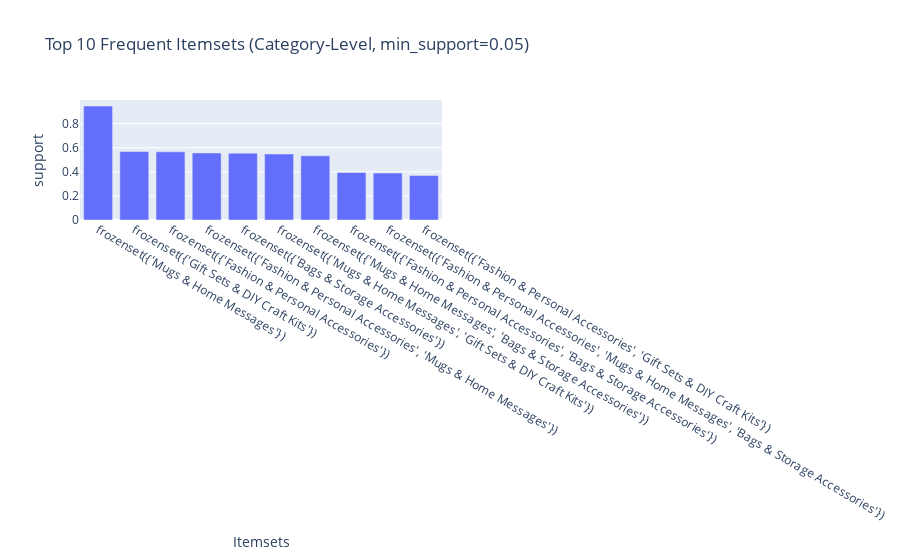
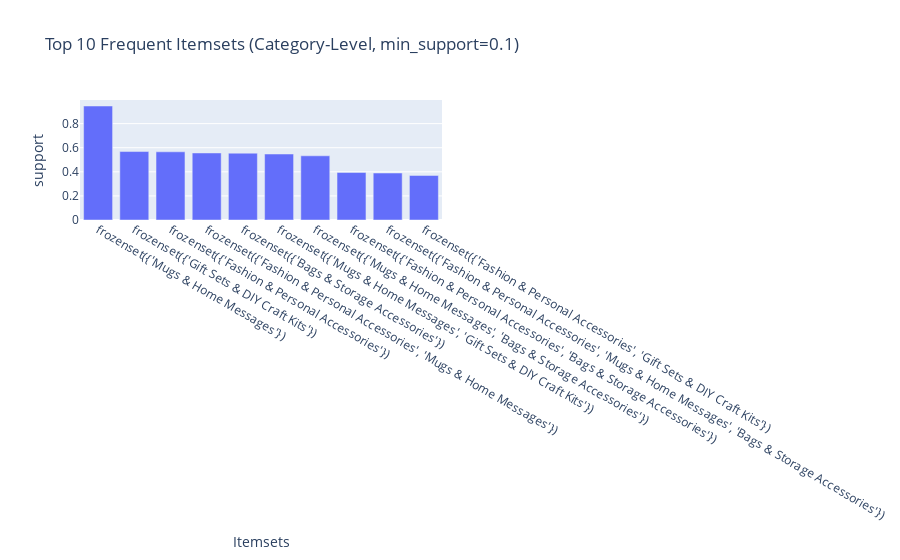

Notebook code for these charts, in order:
### Markdown cell above
###  Interpretation: Top 10 Frequent Itemsets (Item-Level)

1. **Most Frequent Items**
- **WHITE HANGING HEART T-LIGHT HOLDER** appears in ~10.6% of transactions → very popular home décor item.  
- **REGENCY CAKESTAND 3 TIER** appears in ~9.2% of transactions → popular for baking or gifts.  
- **JUMBO BAG RED RETROSPOT** appears in ~8.6% of transactions → commonly purchased for carrying items.  
- Other frequent items include **PARTY BUNTING**, **ASSORTED COLOUR BIRD ORNAMENT**, **LUNCH BAG RED RETROSPOT**, **SET OF 3 CAKE TINS**, and **PACK OF 72 RETROSPOT CAKE CASES**.

2. **Support Comparison**
- At **min_support = 0.02** (2%), all items with at least 2% presence in transactions are included.  
- At **min_support = 0.05** (5%), only the most common items appear.  
- The top items remain the same between the two thresholds, showing these items are genuinely frequent.

3. **Patterns Observed**
- Most frequent items are **home décor, gift items, and party supplies**.  
- This aligns with the UK online retail context (seasonal gifts, home items).

4. **Business Implications**
- High-frequency products are highly likely to appear in transaction baskets.  
- Useful for marketing, promotions, and cross-selling.  
  - Example: If a customer buys **WHITE HANGING HEART T-LIGHT HOLDER**, consider recommending **PARTY BUNTING** or **CAKE TINS**.

5. **Summary**
- Frequent item analysis highlights the **most popular individual products**.  
- Using different support thresholds helps balance between capturing rare items and focusing on highly frequent products.  
- This serves as a **foundation for generating association rules**.

### Code cell
# --- FP-Growth for Category-Level Basket ---
support_thresholds_cat = [0.05, 0.1]  # Recommended for category-level

for sup in support_thresholds_cat:
    frequent_itemsets_cat = fpgrowth(basket_category_bool, min_support=sup, use_colnames=True)
    frequent_itemsets_cat = frequent_itemsets_cat.sort_values(by='support', ascending=False)
    
    print(f"\nTop 10 frequent itemsets (Category-Level) with min_support = {sup}")
    display(frequent_itemsets_cat.head(10))
    
    # Visualize top 10
    top10 = frequent_itemsets_cat.head(10)
    fig = px.bar(top10,
                 x=top10['itemsets'].astype(str),
                 y='support',
                 title=f'Top 10 Frequent Itemsets (Category-Level, min_support={sup})',
                 labels={'x':'Itemsets', 'y':'Support'})
    fig.show()

### Figure 1 — Plotly figure (JSON) as saved in the notebook; plotly's stock layout.template omitted (floating-point values rounded to 4 significant figures)
{"data": [{"hovertemplate": "Itemsets=%{x}<br>support=%{y}<extra></extra>", "legendgroup": "", "marker": {"color": "#636efa", "pattern": {"shape": ""}}, "name": "", "orientation": "v", "showlegend": false, "textposition": "auto", "type": "bar", "x": ["frozenset({'Mugs & Home Messages'})", "frozenset({'Gift Sets & DIY Craft Kits'})", "frozenset({'Fashion & Personal Accessories'})", "frozenset({'Fashion & Personal Accessories', 'Mugs & Home Messages'})", "frozenset({'Bags & Storage Accessories'})", "frozenset({'Mugs & Home Messages', 'Gift Sets & DIY Craft Kits'})", "frozenset({'Mugs & Home Messages', 'Bags & Storage Accessories'})", "frozenset({'Fashion & Personal Accessories', 'Bags & Storage Accessories'})", "frozenset({'Fashion & Personal Accessories', 'Mugs & Home Messages', 'Bags & Storage Accessories'})", "frozenset({'Fashion & Personal Accessories', 'Gift Sets & DIY Craft Kits'})"], "xaxis": "x", "y": [0.9462, 0.5682, 0.566, 0.5564, 0.5548, 0.5477, 0.5328, 0.3941, 0.39, 0.3697], "yaxis": "y"}], "layout": {"barmode": "relative", "legend": {"tracegroupgap": 0}, "title": {"text": "Top 10 Frequent Itemsets (Category-Level, min_support=0.05)"}, "xaxis": {"anchor": "y", "domain": [0, 1], "title": {"text": "Itemsets"}}, "yaxis": {"anchor": "x", "domain": [0, 1], "title": {"text": "support"}}}}

### Figure 2 — Plotly figure (JSON) as saved in the notebook; plotly's stock layout.template omitted (floating-point values rounded to 4 significant figures)
{"data": [{"hovertemplate": "Itemsets=%{x}<br>support=%{y}<extra></extra>", "legendgroup": "", "marker": {"color": "#636efa", "pattern": {"shape": ""}}, "name": "", "orientation": "v", "showlegend": false, "textposition": "auto", "type": "bar", "x": ["frozenset({'Mugs & Home Messages'})", "frozenset({'Gift Sets & DIY Craft Kits'})", "frozenset({'Fashion & Personal Accessories'})", "frozenset({'Fashion & Personal Accessories', 'Mugs & Home Messages'})", "frozenset({'Bags & Storage Accessories'})", "frozenset({'Mugs & Home Messages', 'Gift Sets & DIY Craft Kits'})", "frozenset({'Mugs & Home Messages', 'Bags & Storage Accessories'})", "frozenset({'Fashion & Personal Accessories', 'Bags & Storage Accessories'})", "frozenset({'Fashion & Personal Accessories', 'Mugs & Home Messages', 'Bags & Storage Accessories'})", "frozenset({'Fashion & Personal Accessories', 'Gift Sets & DIY Craft Kits'})"], "xaxis": "x", "y": [0.9462, 0.5682, 0.566, 0.5564, 0.5548, 0.5477, 0.5328, 0.3941, 0.39, 0.3697], "yaxis": "y"}], "layout": {"barmode": "relative", "legend": {"tracegroupgap": 0}, "title": {"text": "Top 10 Frequent Itemsets (Category-Level, min_support=0.1)"}, "xaxis": {"anchor": "y", "domain": [0, 1], "title": {"text": "Itemsets"}}, "yaxis": {"anchor": "x", "domain": [0, 1], "title": {"text": "support"}}}}
